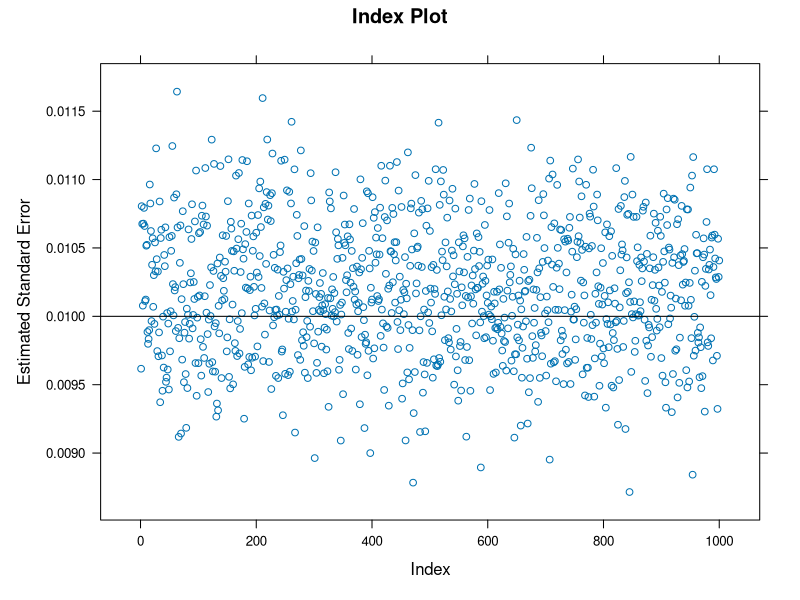

Generate this figure with R:
#!/usr/bin/env Rscript
# BLB_index_plot.R
# Author: Nick Ulle
# Description:
#   This script produces the index plot for HW2, part 1, provided the bag of
#   little bootstraps has already been run (including the post-processing
#   script).

library(lattice)

data <- read.table('final/blb_lin_reg_data_s5_r50_SE.txt', header = TRUE)[[1]]

png('../tex/res/01_index_plot.png', 2400, 2400)
xyplot(data ~ seq_along(data), main = 'Index Plot', xlab = 'Index',
       ylab = 'Estimated Standard Error',
       panel = function(x, y, ...) {
           panel.xyplot(x, y, ...)
           panel.abline(h = 0.01)
       })
dev.off()

cat('Plot generated successfully!\n')

